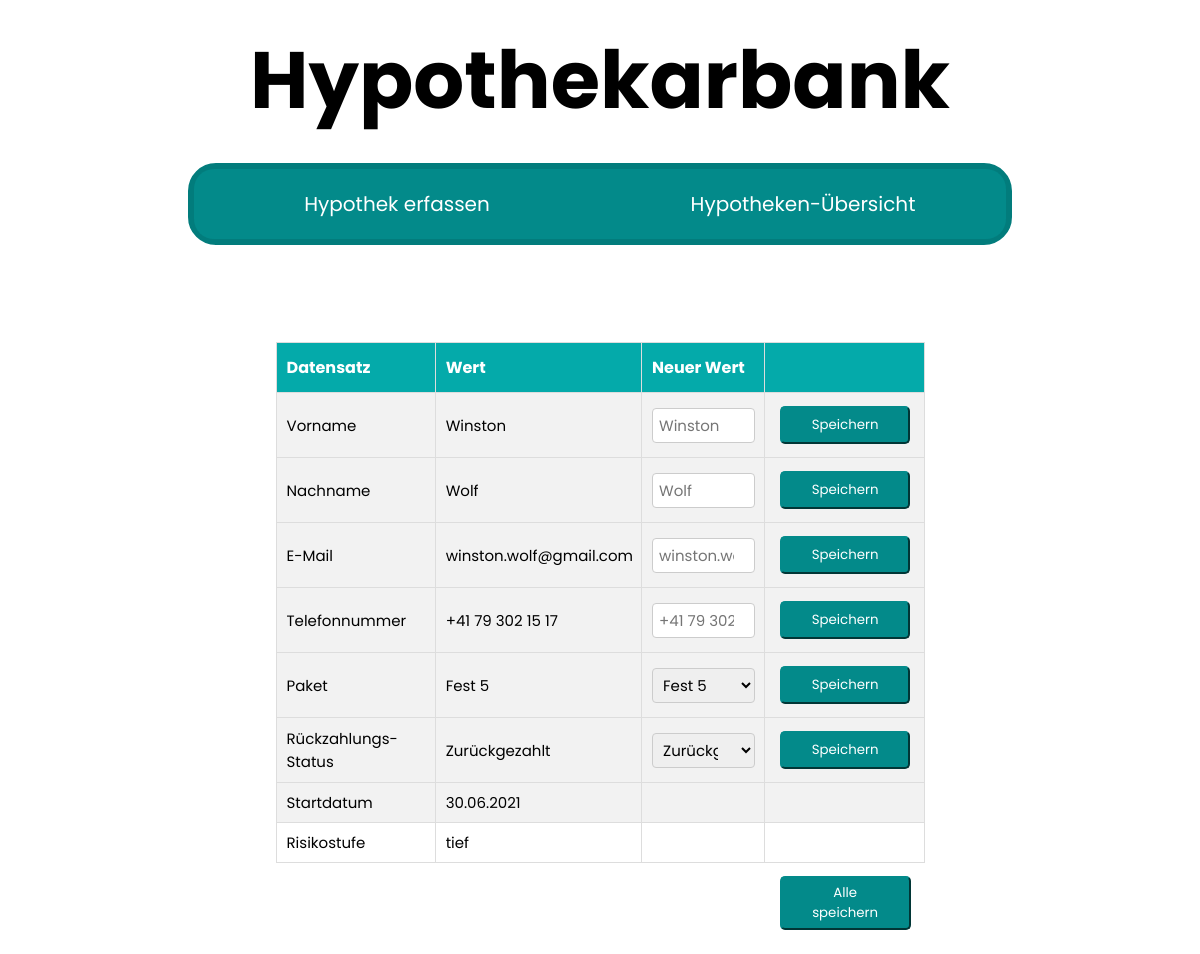
The page /Views/updateMortgageView.php?mortgageID=1 on the database its author committed.
### tables this page shows
CREATE TABLE `mortgages` (
  `mortgageID` int(11) NOT NULL,
  `firstName` varchar(45) NOT NULL,
  `lastName` varchar(45) NOT NULL,
  `email` varchar(100) NOT NULL,
  `phoneNumber` varchar(100) NOT NULL,
  `startDate` date NOT NULL,
  `repaymentStatus` enum('Repaid','Not Repaid') NOT NULL,
  `FK_riskID` int(11) NOT NULL,
  `FK_packageID` int(11) NOT NULL
);

CREATE TABLE `packages` (
  `packageID` int(11) NOT NULL,
  `packageName` varchar(100) NOT NULL,
  `percentage` double NOT NULL
);

CREATE TABLE `riskranking` (
  `riskID` int(11) NOT NULL,
  `riskLevel` varchar(100) NOT NULL,
  `changeRentalDays` int(11) NOT NULL
);

### Models/CRUD.php (called while the page is built, shortened)
<?php
require ("database.php");
function getMortgage($mortgageID): array
{
    global $pdo;
    $statement = $pdo->prepare('SELECT * FROM mortgages WHERE mortgageID = :mortgageID;');
    $statement->bindValue(':mortgageID', $mortgageID);
    $statement->execute();
    return $statement->fetchAll();
}
function getRiskLevel($riskID): string
{
    global $pdo;
    $statement = $pdo->prepare('SELECT riskLevel FROM M307DB.riskRanking WHERE riskID = :riskID;');
    $statement->bindValue(':riskID', $riskID);
    $statement->execute();
    $riskLevels = $statement->fetchAll();
    return $riskLevels[0][0];
}
function getPackageName($packageID): string
{
    global $pdo;
    $statement = $pdo->prepare('SELECT packageName FROM M307DB.packages WHERE packageID = :packageID;');
    $statement->bindValue(':packageID', $packageID);
    $statement->execute();
    $packageName = $statement->fetchAll();
    return $packageName[0][0];
}

### Controllers/Utils.php (called while the page is built, shortened)
<?php
function formatRepaymentStatus($status): string {
    if ($status === 'Repaid') return 'Zurückgezahlt';
    else if ($status === 'Not Repaid') return 'Nicht zurückgezahlt';
    else return 'Fehler';
}
function formatDate($date) {
    $dateTime = new DateTime($date);
    return date('d.m.Y', $dateTime->getTimestamp());
}

### Views/updateMortgageView.php (the view, shortened to what this page needs)
<!doctype html>
<html lang="de">
<head>
    <link rel="stylesheet" href="css/global.css">
    <link rel="stylesheet" href="css/update-mortgage-styles.css">
</head>
<body>
<div>
    <h1>Hypothekarbank</h1>
    <nav>
        <a href="createMortgageView.php" class="menu-bar menu-right text-center">Hypothek erfassen</a>
        <a href="existingMortgagesView.php" class="menu-bar menu-left text-center">Hypotheken-Übersicht</a>
    </nav>
</div>
<?php
$mortgageID = $_GET['mortgageID'];
require("../Models/CRUD.php");
require("../Controllers/Utils.php");
$mortgage = getMortgage($mortgageID);
?>
<table id="mortgage" class="list">
    <tr>
        <th>Datensatz</th>
        <th>Wert</th>
        <th>Neuer Wert</th>
        <th></th>
    </tr>
    <tr>
        <td>Vorname</td>
        <?php $var = $mortgage[0]['firstName'] ?>
        <td id="firstName"><?= $var ?></td>
        <td><input name="<?= $var ?>" id="firstName-input" type="text" class="input-field" placeholder="<?= $var ?>">
        </td>
        <td>
            <button id="firstName-btn" class="menu-btn">Speichern</button>
        </td>
    </tr>
    <tr>
        <td>Nachname</td>
        <?php $var = $mortgage[0]['lastName'] ?>
        <td id="lastName"><?= $var ?></td>
        <td><input name="<?= $var ?>" id="lastName-input" type="text" class="input-field" placeholder="<?= $var ?>">
        </td>
        <td>
            <button id="lastName-btn" class="menu-btn">Speichern</button>
        </td>
    </tr>
    <tr>
        <td>E-Mail</td>
        <?php $var = $mortgage[0]['email'] ?>
        <td id="email"><?= $var ?></td>
        <td><input name="<?= $var ?>" id="email-input" type="text" class="input-field" placeholder="<?= $var ?>"></td>
        <td>
            <button id="email-btn" class="menu-btn">Speichern</button>
        </td>
    </tr>
    <tr>
        <td>Telefonnummer</td>
        <?php $var = $mortgage[0]['phoneNumber'] ?>
        <td id="phoneNumber"><?= $var ?></td>
        <td><input name="<?= $var ?>" id="phoneNumber-input" type="text" class="input-field" placeholder="<?= $var ?>">
        </td>
        <td>
            <button id="phoneNumber-btn" class="menu-btn">Speichern</button>
        </td>
    </tr>
    <tr>
        <td>Paket</td>
        <?php $var = getPackageName($mortgage[0]['FK_packageID']) ?>
        <td id="package"><?= $var ?></td>
        <td><select name="packageSelect" id="package-input" class="input-field">
                <option value="none" selected disabled hidden>
                    <?= $var ?>
                </option>
            </select>
        <td>
            <button id="package-btn" class="menu-btn">Speichern</button>
        </td>
    </tr>
    <tr>
        <td>Rückzahlungs-Status</td>
        <?php $var = formatRepaymentStatus($mortgage[0]['repaymentStatus']) ?>
        <td id="repaymentStatus"><?= $var ?></td>
        <td><select name="repayStatusSelect" id="repaymentStatus-input" class="input-field">
                <option value="none" selected disabled hidden>
                    <?= $var ?>
                </option>
            </select>
        <td>
            <button id="repaymentStatus-btn" class="menu-btn">Speichern</button>
        </td>
    </tr>
    <tr>
        <td>Startdatum</td>
        <td><?php echo formatDate($mortgage[0]['startDate']) ?></td>
        <td></td>
        <td></td>
    </tr>
    <tr>
        <td>Risikostufe</td>
        <td><?php echo getRiskLevel($mortgage[0]['FK_riskID']) ?></td>
        <td></td>
        <td></td>
    </tr>
    <tr class="noBorder">
        <td></td>
        <td></td>
        <td></td>
        <td>
            <button id="save" class="menu-btn">Alle speichern</button>
        </td>
    </tr>
</body>
</html>

### Views/css/global.css (style rules this page uses)
* { font-family: 'Poppins', sans-serif; }
tr { text-align: left; }
td { padding-right: 20px; }
body { margin: 10px; }
h1 { margin: 20px; font-size: 80px; text-align: center; }
button { margin: 5px; }
.list { margin: auto; font-family: Arial, Helvetica, sans-serif; border-collapse: collapse; }
.list td, .list th { border: 1px solid #ddd; padding: 8px; }
.list tr:nth-child(even) { background-color: #f2f2f2; }
.list th { padding-top: 12px; padding-bottom: 12px; text-align: left; color: white; }
.text-center { text-align: center; }
nav { padding: 6px; width: 70%; background-color: #027c7c; font-size: 20px; color: white; border: solid; border-radius: 31px; margin: auto; display: flex; }
.menu-bar { width:50%; background-color: #038a8a; font-size: 20px; color: white; padding: 20px; text-decoration: none; margin: auto; }
.menu-left { border-top-right-radius: 20px; border-bottom-right-radius: 20px; }
.menu-right { border-top-left-radius: 20px; border-bottom-left-radius: 20px; }
div { margin: 20px; }
.menu-btn { background-color: #038a8a; padding: 10px 50px 10px 50px; border-radius: 5px; border-color: #038a8a; color: white; text-align: center; text-decoration: none; }

### Views/css/update-mortgage-styles.css (style rules this page uses)
input { border: solid black; border-radius: 15px; }
h1 { font-size: 80px; text-align: center; }
div { margin: 10px; }
#mortgage td { width: 28%; font-size: 15px; padding-left: 10px; }
#mortgage th { background-color: #04aaaa; padding-left: 10px; }
.list { margin-top: 50px; width: 55%; }
.input-field { font-size: 15px; width: 99%; padding: 5px 20px 5px 6px; display: inline-block; border: 1px solid #ccc; border-radius: 4px; box-sizing: border-box; }
.noBorder { background-color: transparent !important; border-bottom-color: transparent; }
.noBorder td { border-bottom-color: transparent; border-left-color: transparent; border-right-color: transparent; }
#save { padding: 5px 25px 5px 25px; }
.menu-btn { padding: 7px 30px 7px 30px; }

### rows shown on the page
mortgages: firstName "Winston", lastName "Wolf", email "winston.wolf@gmail.com", phoneNumber "+41 79 302 15 17", FK_packageID.packageName "Fest 5", packageSelect "Fest 5", repaymentStatus "Zurückgezahlt", repayStatusSelect "Zurückgezahlt", startDate "30.06.2021", FK_riskID.riskLevel "tief"
